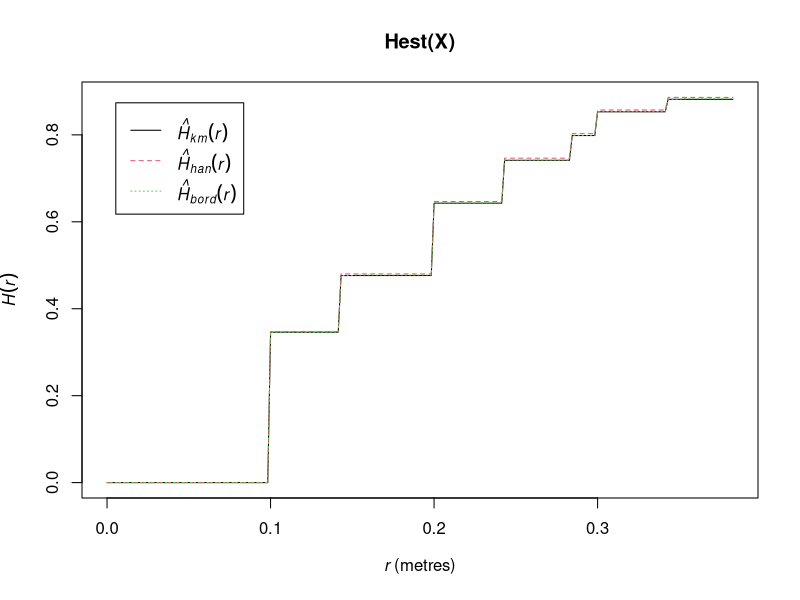
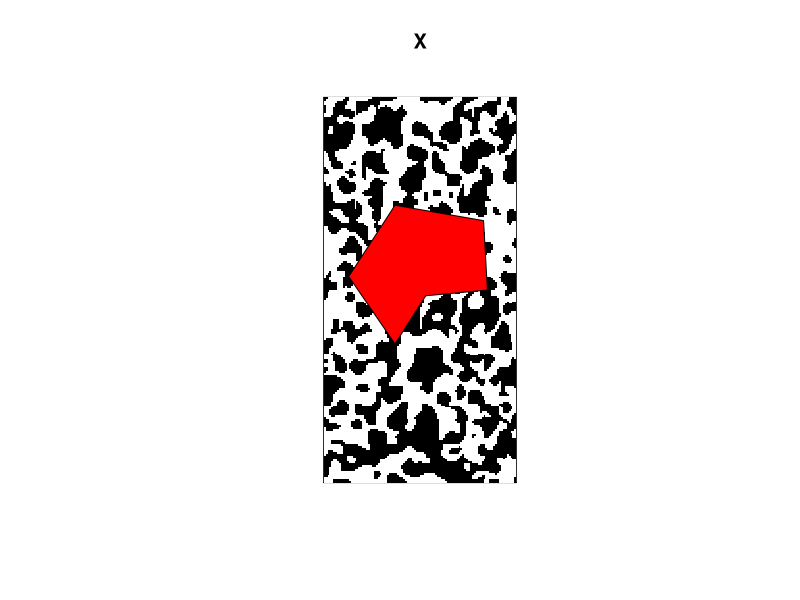
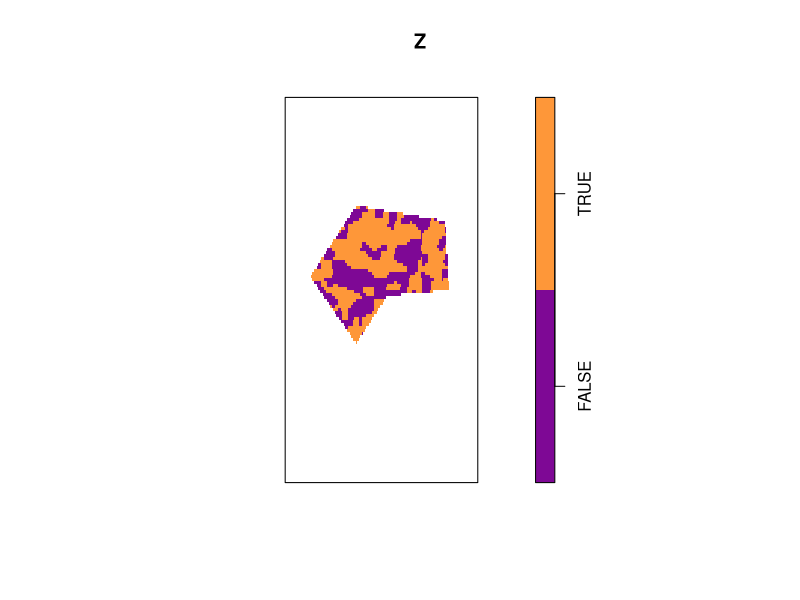

The R source for these figures, in order:
library(spatstat)


### Name: Hest
### Title: Spherical Contact Distribution Function
### Aliases: Hest
### Keywords: spatial nonparametric

### ** Examples

   X <- runifpoint(42)
   H <- Hest(X)
   Y <- rpoisline(10)
   H <- Hest(Y)
   H <- Hest(Y, dimyx=256)
   X <- heather$coarse
   plot(Hest(X))
   H <- Hest(X, conditional=FALSE)

   P <- owin(poly=list(x=c(5.3, 8.5, 8.3, 3.7, 1.3, 3.7),
                       y=c(9.7, 10.0, 13.6, 14.4, 10.7, 7.2)))
   plot(X)
   plot(P, add=TRUE, col="red")
   H <- Hest(X, W=P)
   Z <- as.im(FALSE, Frame(X))
   Z[X] <- TRUE
   Z <- Z[P, drop=FALSE]
   plot(Z)
   H <- Hest(Z)
